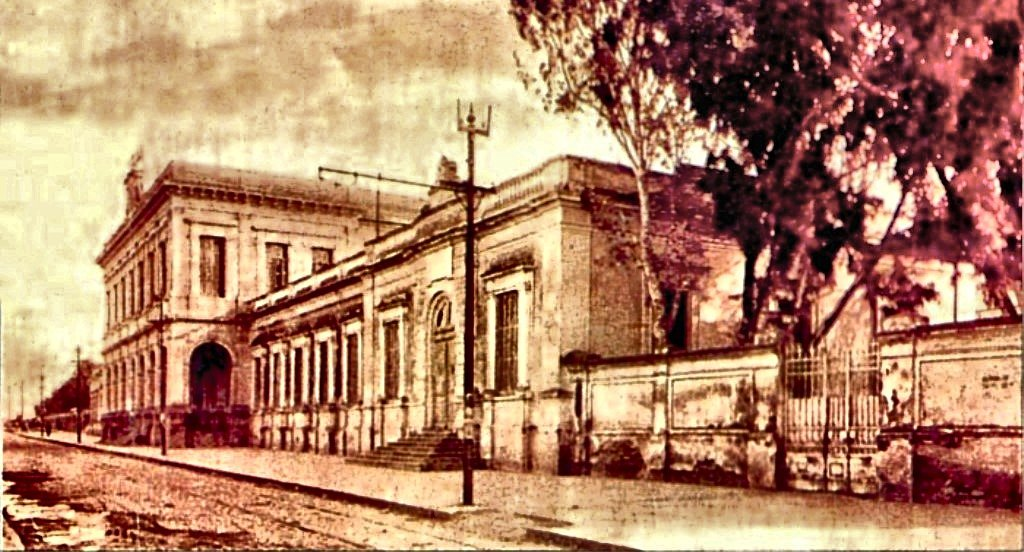
#> input picture images/content/004.jpg, 1024 x 552 px
$ python -i process-images.py   (imports and definitions only)
#> lines starting #> are read from the running program, lines starting #| are printed output that depends on the picture
#> further down, picture is the input picture: shape (552, 1024, 3); mean B, G, R 101.7, 131.1, 178.2
#!/usr/bin/env python3
"""
process-images.py — Enhance + Resize all images from MejorarFotos/
============================================================
Pipeline:
  1. Open file (handles .jpg, .png, .tif)
  2. Convert to RGB
  3. Enhance: CLAHE contrast + mild unsharp mask
  4. Resize: max width 1600px, maintain aspect ratio
  5. Save as JPEG Q85 → curation/02-resized/
  6. Build manifest.json

Usage:
  python3 scripts/process-images.py
"""

import os
import sys
import json
from pathlib import Path

import cv2
import numpy as np
from PIL import Image, ImageFilter

# ── Config ──────────────────────────────────────────────────────────
SOURCE_DIR = Path("images/raw/MejorarFotos")
OUTPUT_DIR = Path("curation/02-resized")
SKIP_EXTENSIONS = {".mp4", ".avi", ".mov", ".webm", ".mkv"}
MAX_WIDTH = 1600
JPEG_QUALITY = 85

ENHANCE_CLAHE_CLIP = 2.5        # Contrast limit for CLAHE (higher = more)
ENHANCE_SHARP_AMOUNT = 0.3      # Unsharp mask strength
ENHANCE_SHARP_RADIUS = 3        # Unsharp mask radius (odd number)
# ────────────────────────────────────────────────────────────────────


def enhance_image(cv_img: np.ndarray) -> np.ndarray:
    """Apply contrast enhancement + mild sharpening to a BGR image."""
    # ── 1. CLAHE on L channel (Lab color space) ──
    lab = cv2.cvtColor(cv_img, cv2.COLOR_BGR2LAB)
#> lab: shape (552, 1024, 3); mean of channels 0, 1, 2 147.9, 143.1, 151.7
    l, a, b = cv2.split(lab)
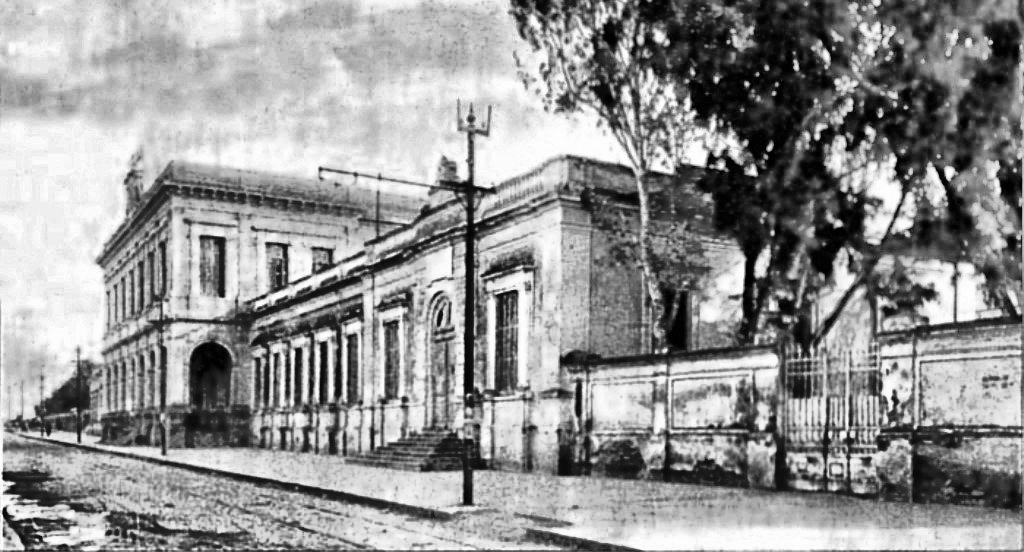
#> l: shape (552, 1024); min 0, max 255, mean 147.9
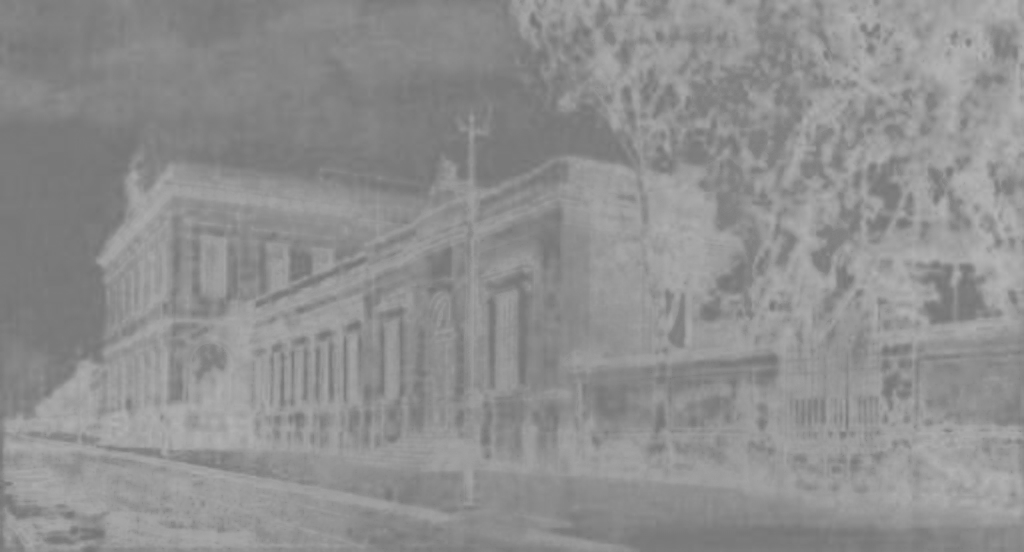
#> a: shape (552, 1024); min 113, max 181, mean 143.1
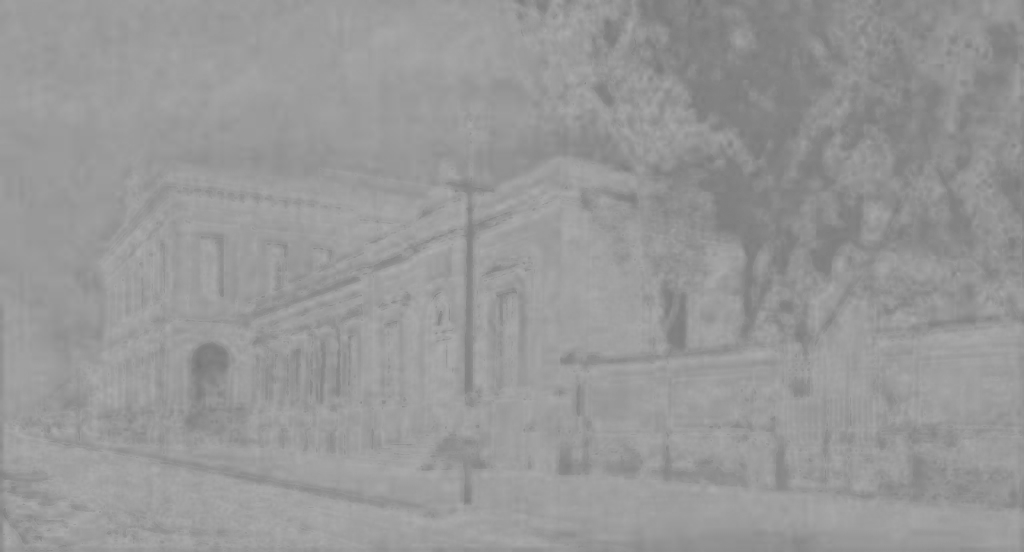
#> b: shape (552, 1024); min 117, max 175, mean 151.7
    clahe = cv2.createCLAHE(
        clipLimit=ENHANCE_CLAHE_CLIP,
        tileGridSize=(8, 8)
    )
    l_enh = clahe.apply(l)
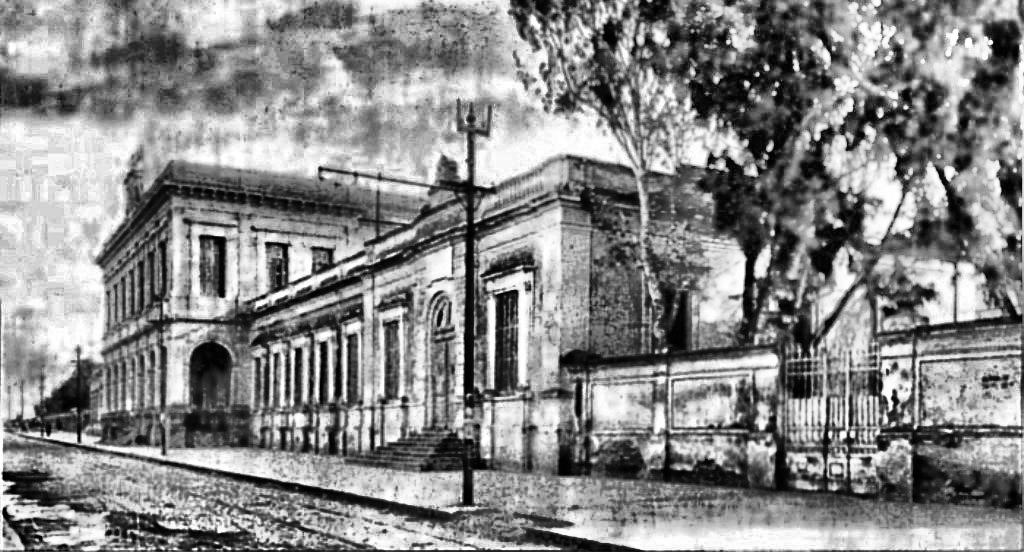
#> l_enh: shape (552, 1024); min 0, max 255, mean 136.5
    lab_enh = cv2.merge([l_enh, a, b])
#> lab_enh: shape (552, 1024, 3); mean of channels 0, 1, 2 136.5, 143.1, 151.7
    cv_img = cv2.cvtColor(lab_enh, cv2.COLOR_LAB2BGR)
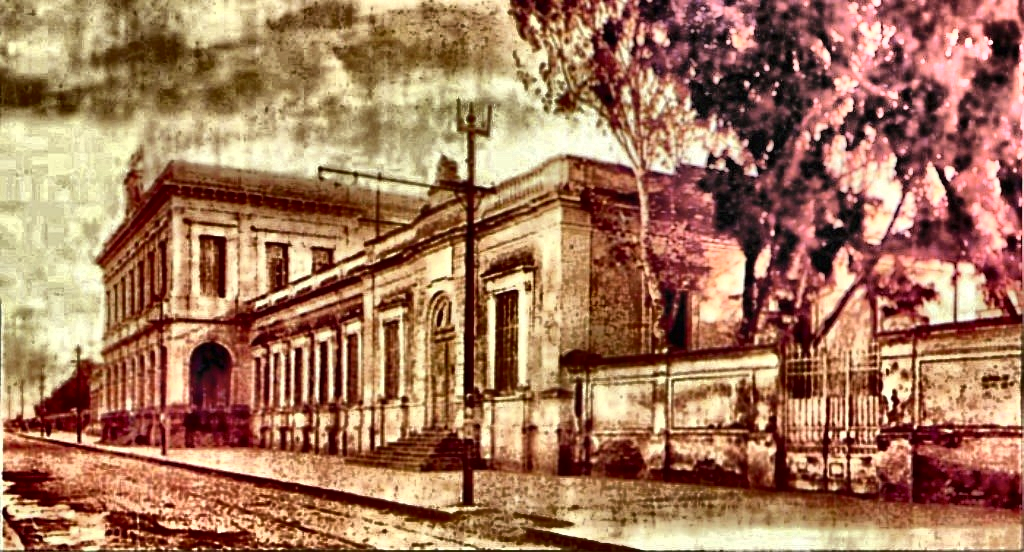
#> cv_img: shape (552, 1024, 3); mean B, G, R 91.4, 120, 164.7

    # ── 2. Unsharp mask (mild sharpening) ──
    blurred = cv2.GaussianBlur(cv_img, (0, 0), ENHANCE_SHARP_RADIUS)
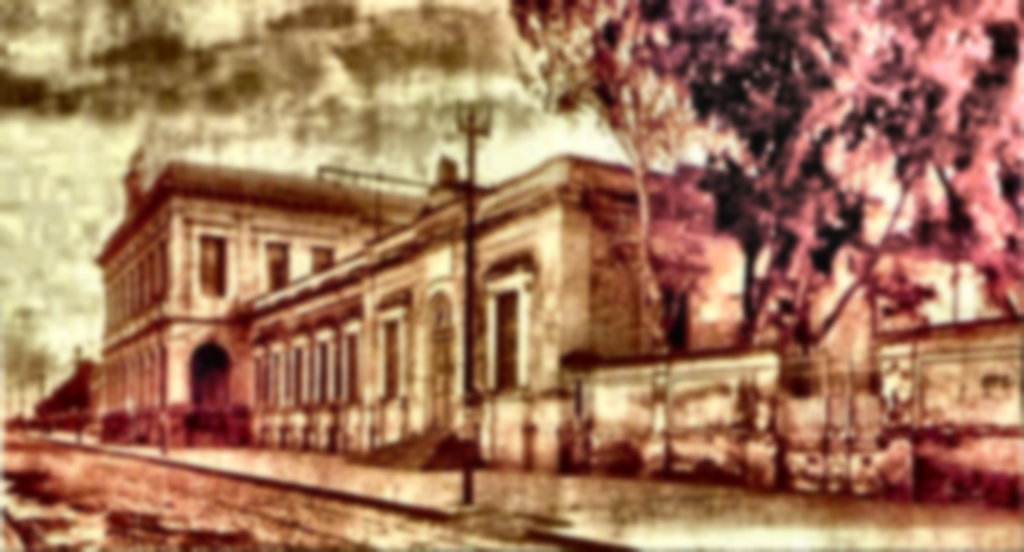
#> blurred: shape (552, 1024, 3); mean B, G, R 91.5, 120.1, 164.8
    cv_img = cv2.addWeighted(
        cv_img, 1.0 + ENHANCE_SHARP_AMOUNT,
        blurred, -ENHANCE_SHARP_AMOUNT,
        0
    )
    # Clip to valid range after sharpening
    cv_img = np.clip(cv_img, 0, 255).astype(np.uint8)

    return cv_img


# [114 lines left out: functions resize_image, process_file, main, not called in this run]


# [2 lines not run here, left out]

>>> import cv2
>>> picture = cv2.imread('../images/content/004.jpg')
>>> result = enhance_image(picture)

$ run again, on images/content/006.jpg
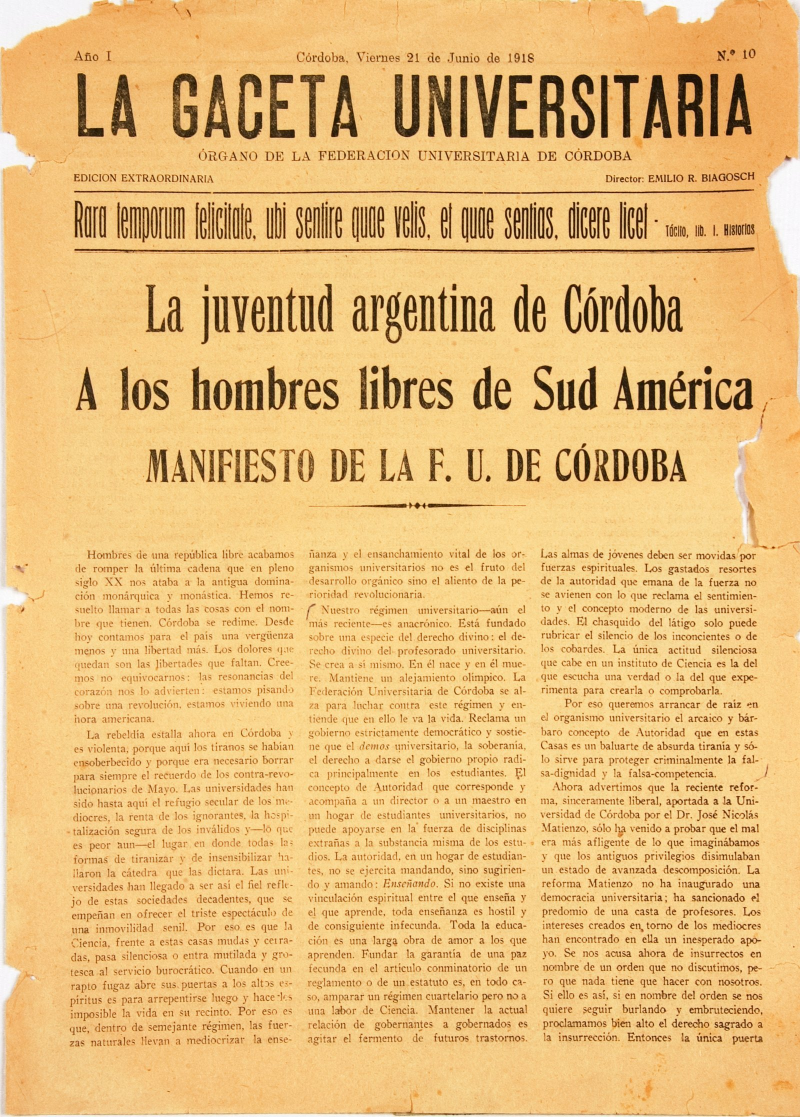
#> input picture images/content/006.jpg, 1600 x 2234 px (shown at 1/2 size)
#> picture is the input picture: shape (2234, 1600, 3); mean B, G, R 122.5, 189.3, 231.1
#> lab: shape (2234, 1600, 3); mean of channels 0, 1, 2 200.8, 134.9, 167.2
#> in enhance_image, `l_enh = clahe.apply(l)`:
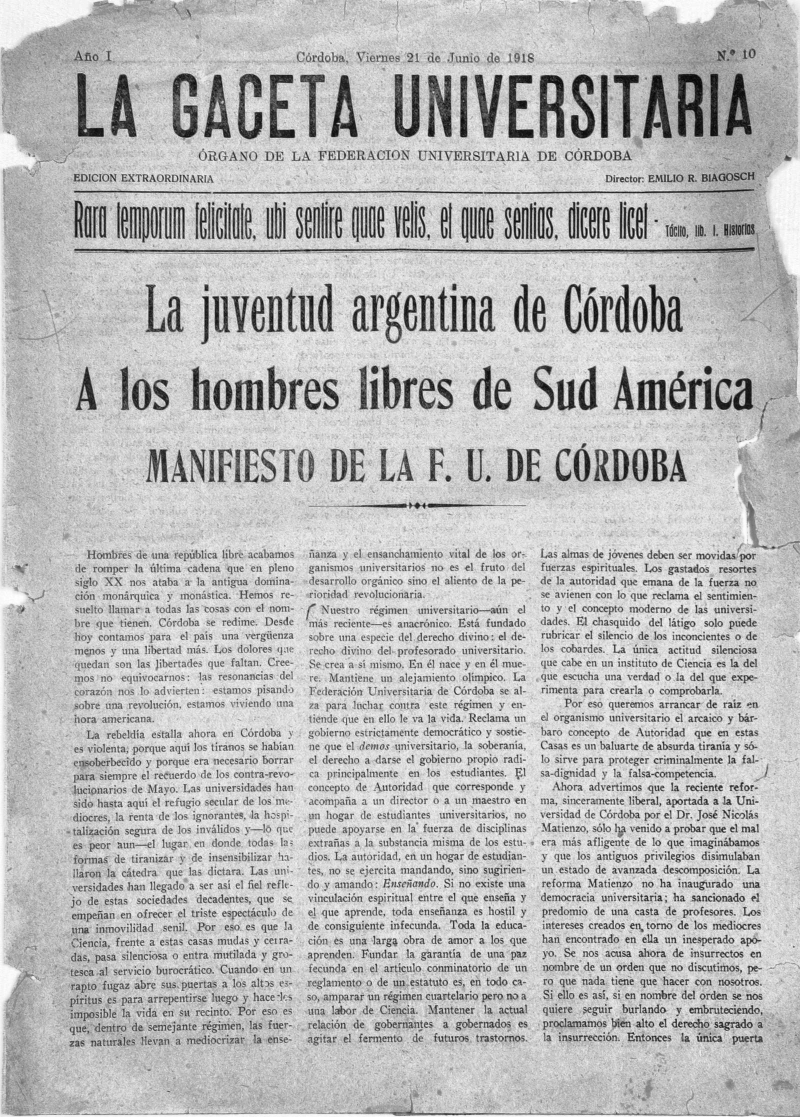
#> l_enh: shape (2234, 1600) (shown at 1/2 size); min 3, max 255, mean 186.3
#> lab_enh: shape (2234, 1600, 3); mean of channels 0, 1, 2 186.3, 134.9, 167.2
#> in enhance_image, `blurred = cv2.GaussianBlur(cv_img, (0, 0), ENHANCE_SHARP_RADIUS)`:
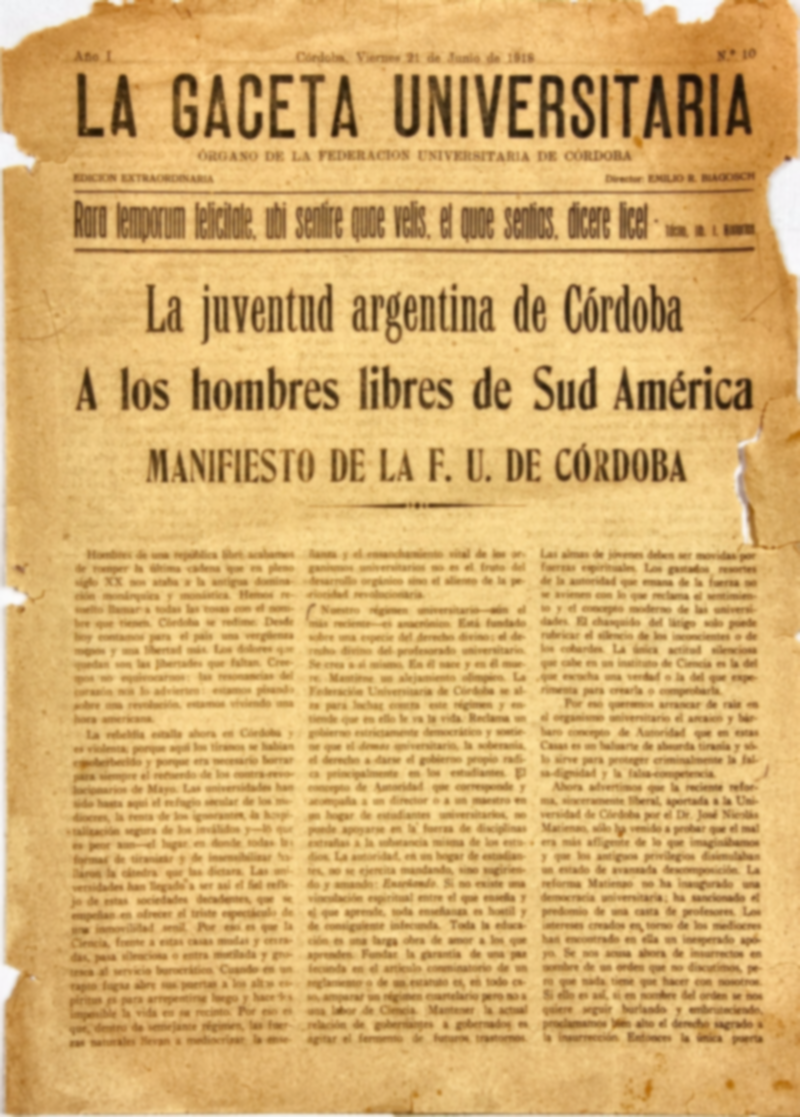
#> blurred: shape (2234, 1600, 3) (shown at 1/2 size); mean B, G, R 108.6, 174.3, 214.2

$ run again, on images/content/010.jpg
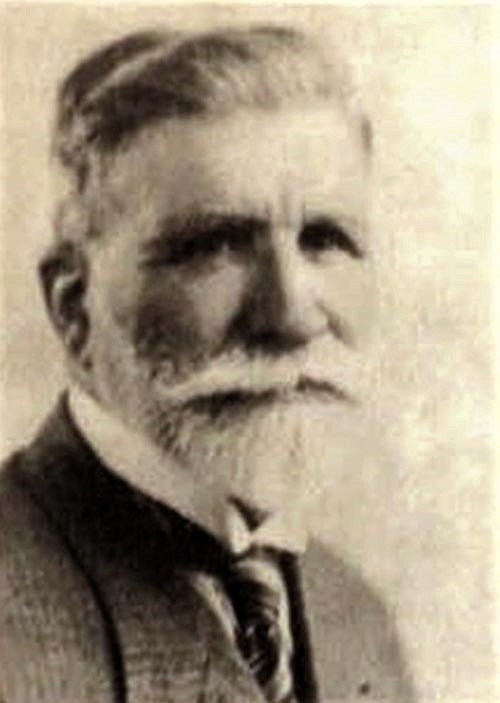
#> input picture images/content/010.jpg, 500 x 703 px
#> picture is the input picture: shape (703, 500, 3); mean B, G, R 131.1, 151.9, 164.2
#> lab: shape (703, 500, 3); mean of channels 0, 1, 2 158.2, 129.2, 140.4
#> in enhance_image, `l_enh = clahe.apply(l)`:
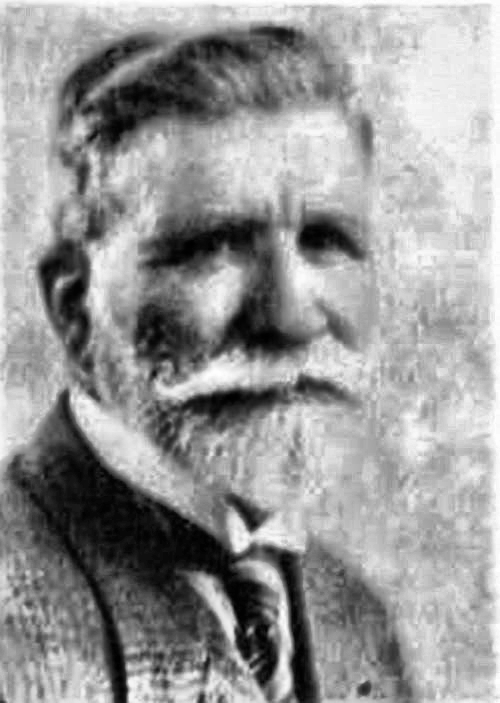
#> l_enh: shape (703, 500); min 0, max 255, mean 152.1
#> lab_enh: shape (703, 500, 3); mean of channels 0, 1, 2 152.1, 129.2, 140.4
#> in enhance_image, `blurred = cv2.GaussianBlur(cv_img, (0, 0), ENHANCE_SHARP_RADIUS)`:
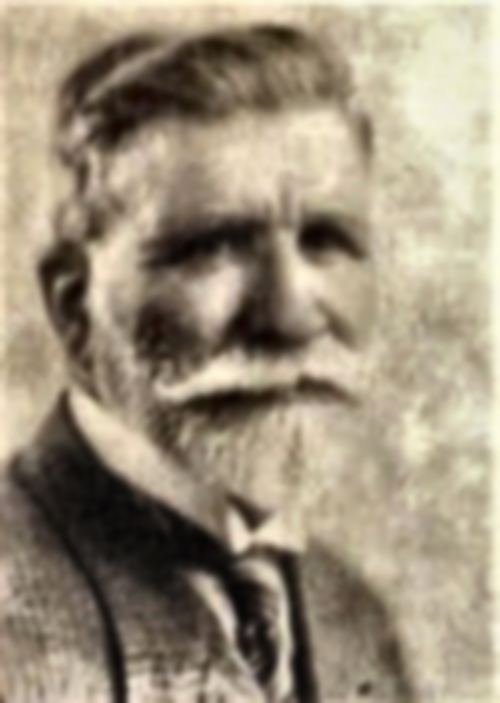
#> blurred: shape (703, 500, 3); mean B, G, R 124.8, 145.4, 157.4

$ run again, on images/content/011.jpg
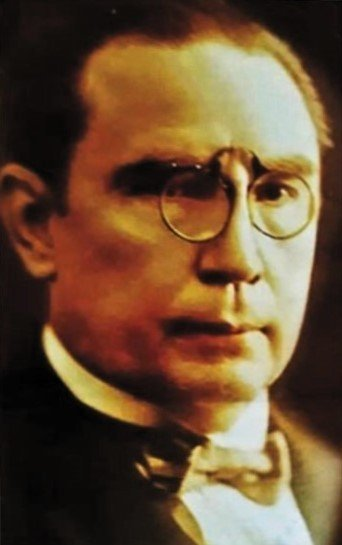
#> input picture images/content/011.jpg, 342 x 545 px
#> picture is the input picture: shape (545, 342, 3); mean B, G, R 53, 79.1, 106.8
#> lab: shape (545, 342, 3); mean of channels 0, 1, 2 88.8, 136.9, 147.4
#> in enhance_image, `l_enh = clahe.apply(l)`:
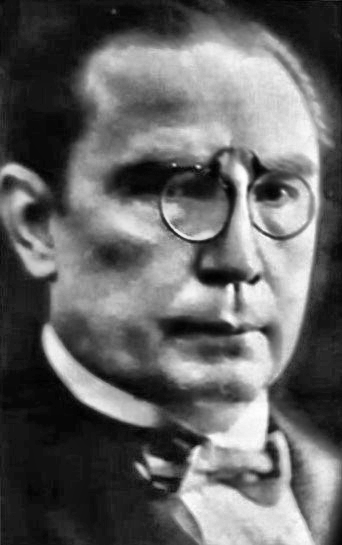
#> l_enh: shape (545, 342); min 1, max 255, mean 101.4
#> lab_enh: shape (545, 342, 3); mean of channels 0, 1, 2 101.4, 136.9, 147.4
#> in enhance_image, `blurred = cv2.GaussianBlur(cv_img, (0, 0), ENHANCE_SHARP_RADIUS)`:
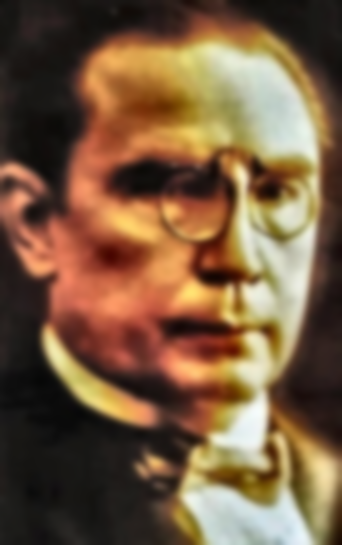
#> blurred: shape (545, 342, 3); mean B, G, R 64.7, 91.5, 120.2
